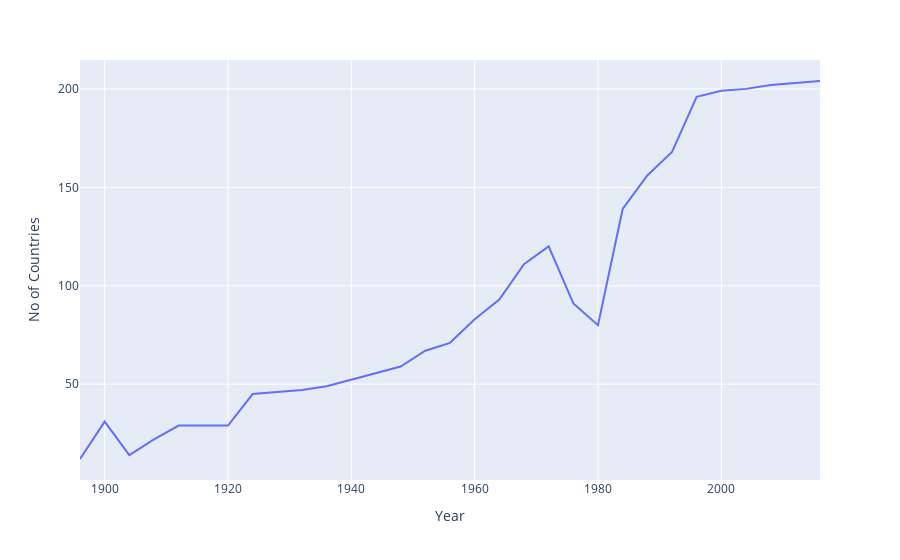

The notebook cell saved with this chart:
### Code cell
import plotly.express as px
fig = px.line(nations_over_time, x="Year", y="No of Countries")
fig.show()

### Figure 1 — Plotly figure (JSON) as saved in the notebook; plotly's stock layout.template omitted (floating-point values rounded to 4 significant figures)
{"data": [{"hovertemplate": "Year=%{x}<br>No of Countries=%{y}<extra></extra>", "legendgroup": "", "line": {"color": "#636efa", "dash": "solid"}, "marker": {"symbol": "circle"}, "mode": "lines", "name": "", "orientation": "v", "showlegend": false, "type": "scatter", "x": [1896, 1900, 1904, 1908, 1912, 1920, 1924, 1928, 1932, 1936, 1948, 1952, 1956, 1960, 1964, 1968, 1972, 1976, 1980, 1984, 1988, 1992, 1996, 2000, 2004, 2008, 2012, 2016], "xaxis": "x", "y": [12, 31, 14, 22, 29, 29, 45, 46, 47, 49, 59, 67, 71, 83, 93, 111, 120, 91, 80, 139, 156, 168, 196, 199, 200, 202, 203, 204], "yaxis": "y"}], "layout": {"legend": {"tracegroupgap": 0}, "margin": {"t": 60}, "xaxis": {"anchor": "y", "domain": [0, 1], "title": {"text": "Year"}}, "yaxis": {"anchor": "x", "domain": [0, 1], "title": {"text": "No of Countries"}}}}
